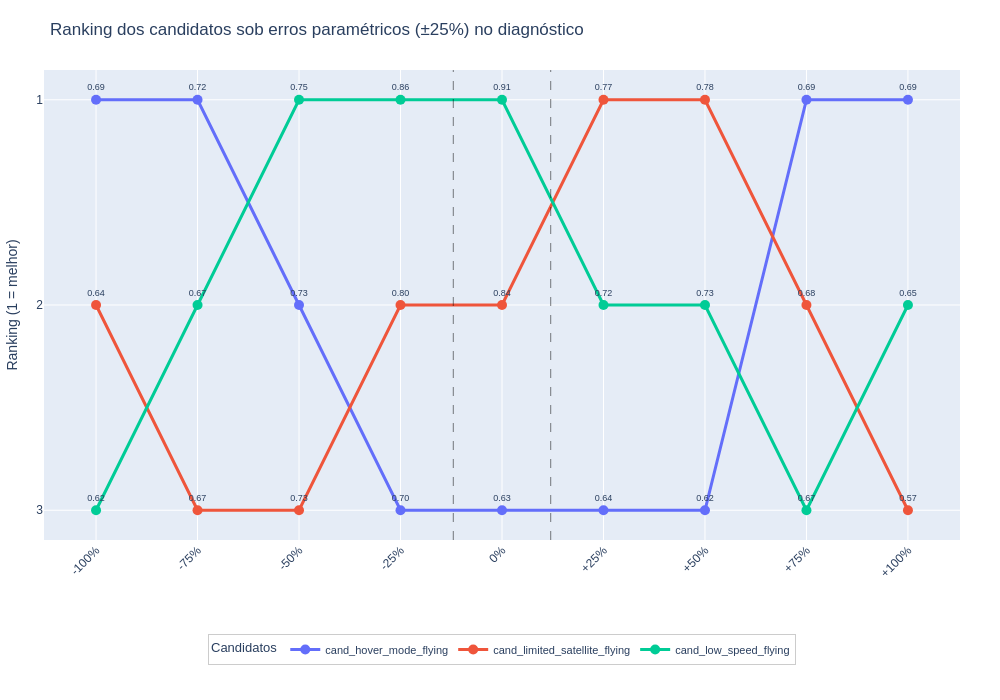

Source (notebook cell):
### Code cell
import pandas as pd
import plotly.graph_objects as go

# Ordem dos diagnósticos no eixo X:
# primeiro os com erro negativo, depois o baseline, depois os positivos (25% em 25%)
diagnosis_order = [
    "diagnosed_minus_100",
    "diagnosed_minus_75",
    "diagnosed_minus_50",
    "diagnosed_minus_25",
    "diagnosed_baseline",
    "diagnosed_plus_25",
    "diagnosed_plus_50",
    "diagnosed_plus_75",
    "diagnosed_plus_100",
]

# rótulos bonitos para o eixo X (em termos de erro percentual)
error_labels = [
    "-100%", "-75%", "-50%", "-25%",
    "0%",    # baseline
    "+25%", "+50%", "+75%", "+100%",
]

# Pivot: linhas = candidatos, colunas = diagnosticados, valores = similaridade
df_pivot = df.pivot(
    index="candidate_name",
    columns="diagnosed_name",
    values="similarity_result"
)

# Garante que só usamos as colunas que realmente existem no df
cols_present = [col for col in diagnosis_order if col in df_pivot.columns]
df_pivot = df_pivot[cols_present]

# Ranking (1 = melhor similaridade)
df_rank = df_pivot.rank(ascending=False, axis=0, method='min')

fig = go.Figure()

for cand in df_rank.index:
    similarity_texts = [f"{df_pivot.loc[cand, col]:.2f}" for col in df_pivot.columns]
    fig.add_trace(go.Scatter(
        x=df_rank.columns,
        y=df_rank.loc[cand],
        mode='lines+markers+text',
        name=str(cand),
        line=dict(width=3),
        marker=dict(size=10),
        text=similarity_texts,
        textposition="top center",
        textfont=dict(size=9)
    ))

# Índice do baseline na ordem efetivamente usada
baseline_name = "diagnosed_baseline"
if baseline_name in df_pivot.columns:
    baseline_idx = df_pivot.columns.tolist().index(baseline_name)

    # Linhas verticais tracejadas finas ao redor do baseline
    fig.add_vline(
        x=baseline_idx - 0.48,
        line_width=1,
        line_dash="dash",
        line_color="black",
        opacity=0.5,
        layer='above'
    )
    fig.add_vline(
        x=baseline_idx + 0.48,
        line_width=1,
        line_dash="dash",
        line_color="black",
        opacity=0.5,
        layer='above'
    )

fig.update_layout(
    title='Ranking dos candidatos sob erros paramétricos (±25%) no diagnóstico',
    yaxis=dict(
        autorange='reversed',
        dtick=1,
        title='Ranking (1 = melhor)',
    ),
    xaxis=dict(
        tickangle=-45,
        categoryorder='array',
        categoryarray=df_pivot.columns.tolist(),
        tickvals=df_pivot.columns.tolist(),
        # usa labels de erro percentual, alinhando pelo mesmo comprimento
        ticktext=error_labels[:len(df_pivot.columns)]
    ),
    width=1000,
    height=700,
    legend=dict(
        title="Candidatos",
        orientation="h",
        xanchor="center", x=0.5,
        yanchor="top",    y=-0.20,
        bgcolor="rgba(255,255,255,0.95)",
        bordercolor="#ccc",
        borderwidth=1,
        font=dict(size=11)
    ),
    margin=dict(l=40, r=40, t=70, b=160),
    font=dict(
        family="Arial",
        size=12
    )
)

fig.show()

### Figure 1 — Plotly figure (JSON) as saved in the notebook; plotly's stock layout.template omitted (floating-point values rounded to 4 significant figures)
{"data": [{"line": {"width": 3}, "marker": {"size": 10}, "mode": "lines+markers+text", "name": "cand_hover_mode_flying", "text": ["0.69", "0.72", "0.73", "0.70", "0.63", "0.64", "0.62", "0.69", "0.69"], "textfont": {"size": 9}, "textposition": "top center", "type": "scatter", "x": ["diagnosed_minus_100", "diagnosed_minus_75", "diagnosed_minus_50", "diagnosed_minus_25", "diagnosed_baseline", "diagnosed_plus_25", "diagnosed_plus_50", "diagnosed_plus_75", "diagnosed_plus_100"], "y": [1.0, 1.0, 2.0, 3.0, 3.0, 3.0, 3.0, 1.0, 1.0]}, {"line": {"width": 3}, "marker": {"size": 10}, "mode": "lines+markers+text", "name": "cand_limited_satellite_flying", "text": ["0.64", "0.67", "0.73", "0.80", "0.84", "0.77", "0.78", "0.68", "0.57"], "textfont": {"size": 9}, "textposition": "top center", "type": "scatter", "x": ["diagnosed_minus_100", "diagnosed_minus_75", "diagnosed_minus_50", "diagnosed_minus_25", "diagnosed_baseline", "diagnosed_plus_25", "diagnosed_plus_50", "diagnosed_plus_75", "diagnosed_plus_100"], "y": [2.0, 3.0, 3.0, 2.0, 2.0, 1.0, 1.0, 2.0, 3.0]}, {"line": {"width": 3}, "marker": {"size": 10}, "mode": "lines+markers+text", "name": "cand_low_speed_flying", "text": ["0.62", "0.67", "0.75", "0.86", "0.91", "0.72", "0.73", "0.67", "0.65"], "textfont": {"size": 9}, "textposition": "top center", "type": "scatter", "x": ["diagnosed_minus_100", "diagnosed_minus_75", "diagnosed_minus_50", "diagnosed_minus_25", "diagnosed_baseline", "diagnosed_plus_25", "diagnosed_plus_50", "diagnosed_plus_75", "diagnosed_plus_100"], "y": [3.0, 2.0, 1.0, 1.0, 1.0, 2.0, 2.0, 3.0, 2.0]}], "layout": {"font": {"family": "Arial", "size": 12}, "height": 700, "legend": {"bgcolor": "rgba(255,255,255,0.95)", "bordercolor": "#ccc", "borderwidth": 1, "font": {"size": 11}, "orientation": "h", "title": {"text": "Candidatos"}, "x": 0.5, "xanchor": "center", "y": -0.2, "yanchor": "top"}, "margin": {"b": 160, "l": 40, "r": 40, "t": 70}, "shapes": [{"layer": "above", "line": {"color": "black", "dash": "dash", "width": 1}, "opacity": 0.5, "type": "line", "x0": 3.52, "x1": 3.52, "xref": "x", "y0": 0, "y1": 1, "yref": "y domain"}, {"layer": "above", "line": {"color": "black", "dash": "dash", "width": 1}, "opacity": 0.5, "type": "line", "x0": 4.48, "x1": 4.48, "xref": "x", "y0": 0, "y1": 1, "yref": "y domain"}], "title": {"text": "Ranking dos candidatos sob erros paramétricos (±25%) no diagnóstico"}, "width": 1000, "xaxis": {"categoryarray": ["diagnosed_minus_100", "diagnosed_minus_75", "diagnosed_minus_50", "diagnosed_minus_25", "diagnosed_baseline", "diagnosed_plus_25", "diagnosed_plus_50", "diagnosed_plus_75", "diagnosed_plus_100"], "categoryorder": "array", "tickangle": -45, "ticktext": ["-100%", "-75%", "-50%", "-25%", "0%", "+25%", "+50%", "+75%", "+100%"], "tickvals": ["diagnosed_minus_100", "diagnosed_minus_75", "diagnosed_minus_50", "diagnosed_minus_25", "diagnosed_baseline", "diagnosed_plus_25", "diagnosed_plus_50", "diagnosed_plus_75", "diagnosed_plus_100"]}, "yaxis": {"autorange": "reversed", "dtick": 1, "title": {"text": "Ranking (1 = melhor)"}}}}
